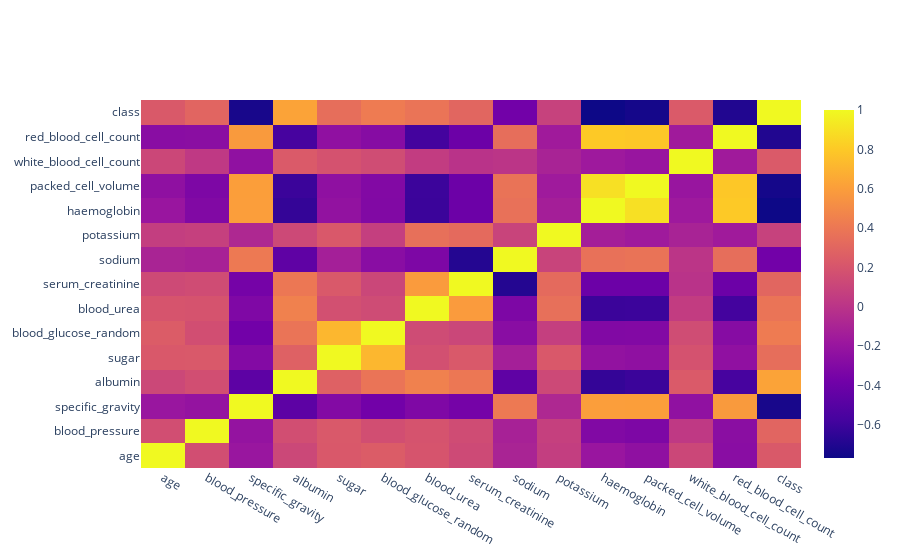

Notebook code for this chart:
### Code cell
import plotly.graph_objects as go

data_corr = df.corr(numeric_only = True)
fig = go.Figure(data = go.Heatmap(z = data_corr.values, x = data_corr.columns, y = data_corr.index))
fig.show()

### Figure 1 — Plotly figure (JSON) as saved in the notebook; plotly's stock layout.template omitted (floating-point values rounded to 4 significant figures; data arrays with more than 128 entries replaced by an {"elided": "..."} marker saying what was removed)
{"data": [{"type": "heatmap", "x": ["age", "blood_pressure", "specific_gravity", "albumin", "sugar", "blood_glucose_random", "blood_urea", "serum_creatinine", "sodium", "potassium", "haemoglobin", "packed_cell_volume", "white_blood_cell_count", "red_blood_cell_count", "class"], "y": ["age", "blood_pressure", "specific_gravity", "albumin", "sugar", "blood_glucose_random", "blood_urea", "serum_creatinine", "sodium", "potassium", "haemoglobin", "packed_cell_volume", "white_blood_cell_count", "red_blood_cell_count", "class"], "z": {"elided": "15x15 float values"}}], "layout": {}}
